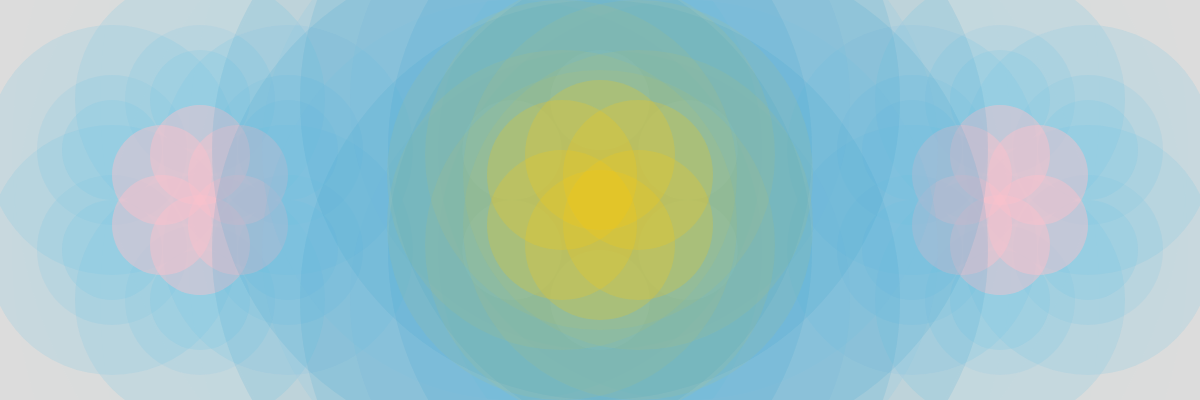
Frame 1 (no input)
Frame 60 (no input): identical to frame 1, image omitted
Frame 120 (the mouse pressed at the canvas centre since frame 60): identical to frame 1, image omitted

The p5.js sketch that drew this single still picture (run headless with seeded random() and noise() and a simulated clock; from frame 60 on, the mouse is pressed at the canvas centre):

// p5.js sketch
// ── sketch.js
function setup() {
  createCanvas(1200, 400);
}

function draw() {
  background(220);
  
  
  //Left
  
  fill("#97CBE142")
  noStroke();
  ellipse (200, 100, 150);
  ellipse (288, 150, 150);
  ellipse (288, 250, 150);
  ellipse (200, 300, 150);
  ellipse (112, 250, 150);
  ellipse (112, 150, 150);
  
  
  fill("#72C2E430")
  noStroke();
  ellipse (200, 100, 250);
  ellipse (288, 150, 250);
  ellipse (288, 250, 250);
  ellipse (200, 300, 250);
  ellipse (112, 250, 250);
  ellipse (112, 150, 250);
  
  
  fill('#72C2E430')
  noStroke();
  ellipse (200, 100, 100);
  ellipse (288, 150, 100);
  ellipse (288, 250, 100);
  ellipse (200, 300, 100);
  ellipse (112, 250, 100);
  ellipse (112, 150, 100);//
  
  fill('rgba(255,192,203,0.46)')
  noStroke();
  ellipse (200, 155, 100);
  ellipse (238, 175, 100);
  ellipse (238, 225, 100);
  ellipse (200, 245, 100);
  ellipse (162, 225, 100);
  ellipse (162, 175, 100);
  
  
  //Right 
  
  fill("#97CBE142")
  noStroke();
  ellipse (1000, 100, 150);
  ellipse (1088, 150, 150);
  ellipse (1088, 250, 150);
  ellipse (1000, 300, 150);
  ellipse (912, 250, 150);
  ellipse (912, 150, 150);
  
  
  fill("#72C2E430")
  noStroke();
  ellipse (1000, 100, 250);
  ellipse (1088, 150, 250);
  ellipse (1088, 250, 250);
  ellipse (1000, 300, 250);
  ellipse (912, 250, 250);
  ellipse (912, 150, 250);
  
  
  fill('#72C2E430')
  noStroke();
  ellipse (1000, 100, 100);
  ellipse (1088, 150, 100);
  ellipse (1088, 250, 100);
  ellipse (1000, 300, 100);
  ellipse (912, 250, 100);
  ellipse (912, 150, 100);//
  
  fill('rgba(255,192,203,0.46)')
  noStroke();
  ellipse (1000, 155, 100);
  ellipse (1038, 175, 100);
  ellipse (1038, 225, 100);
  ellipse (1000, 245, 100);
  ellipse (962, 225, 100);
  ellipse (962, 175, 100);
  
  

  
  //Central 
  
  
  fill("#97CBE130")
  noStroke();
  ellipse (600, 100, 500);
  ellipse (688, 150, 500);
  ellipse (688, 250, 500);
  ellipse (600, 300, 500);
  ellipse (512, 250, 500);
  ellipse (512, 150, 500);
  
   fill("#97CBE102")
  noStroke();
  ellipse (600, 100, 1000);
  ellipse (688, 150, 1000);
  ellipse (688, 250, 1000);
  ellipse (600, 300, 1000);
  ellipse (512, 250, 1000);
  ellipse (512, 150, 1000);
  
  //
  
     fill("#3AA0CD26")
  noStroke();
  ellipse (600, 100, 600);
  ellipse (688, 150, 600);
  ellipse (688, 250, 600);
  ellipse (600, 300, 600);
  ellipse (512, 250, 600);
  ellipse (512, 150, 600);
  
  
  fill('#72C2E430')
  noStroke();
  ellipse (600, 100, 100);
  ellipse (688, 150, 100);
  ellipse (688, 250, 100);
  ellipse (600, 300, 100);
  ellipse (512, 250, 100);
  ellipse (512, 150, 100);//
  
  fill('#FFC10733')
  noStroke();
  ellipse (600, 155, 150);
  ellipse (638, 175, 150);
  ellipse (638, 225, 150);
  ellipse (600, 245, 150);
  ellipse (562, 225, 150);
  ellipse (562, 175, 150);
  
  fill('#FFC1070F')
  noStroke();
  ellipse (600, 155, 350);
  ellipse (638, 175, 350);
  ellipse (638, 225, 350);
  ellipse (600, 245, 350);
  ellipse (562, 225, 350);
  ellipse (562, 175, 350);
  
  
  
  
  
  
}
